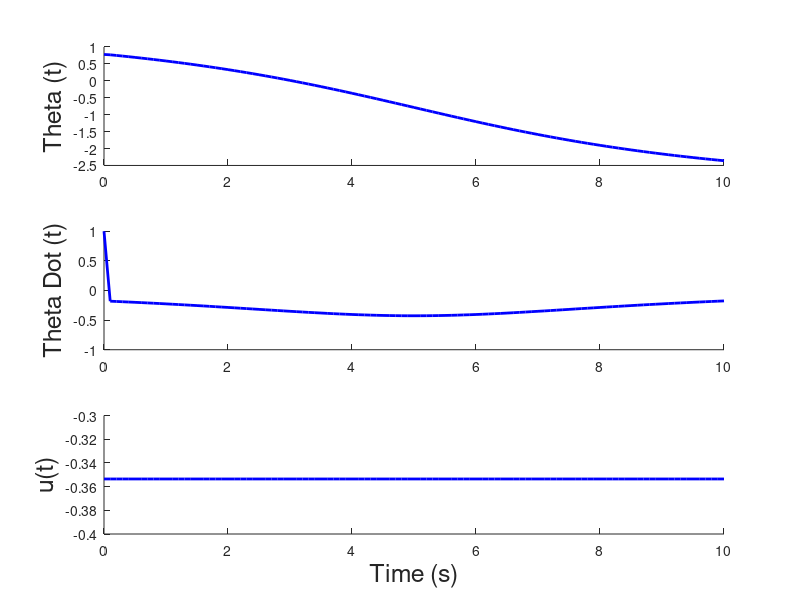
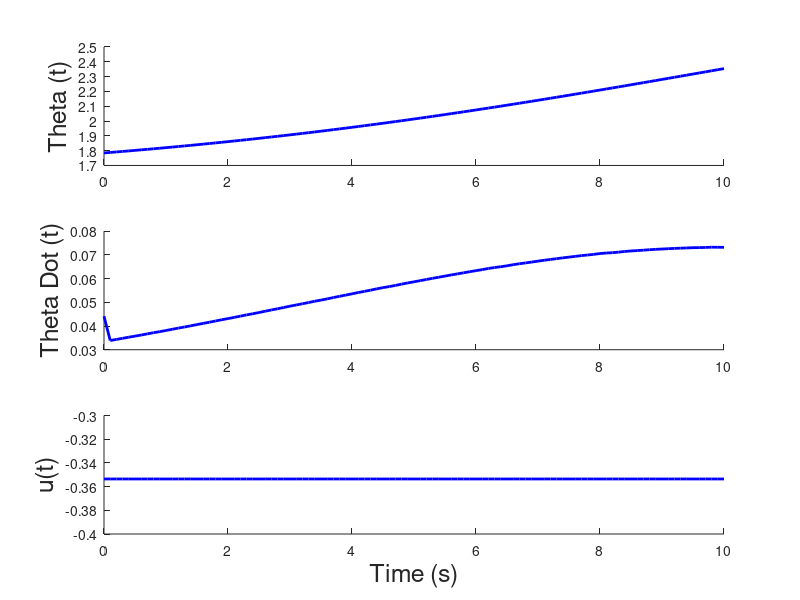
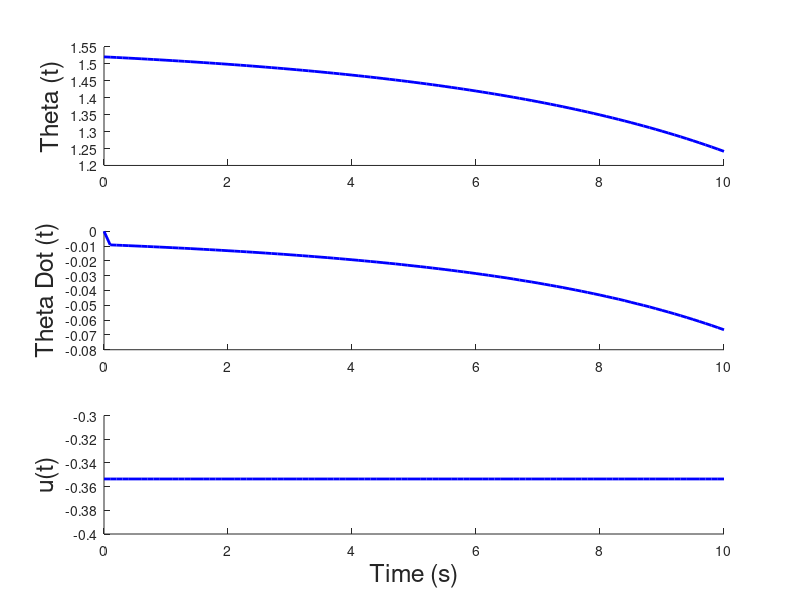

Write MATLAB code to recreate these figures, in order.
function nonlinear_sim()
    %% Initialize the simulation variables
    t0 = 0; % initial time
    dt = 0.1; % time step
    tf = 10.0; % final time
        
    % Set the control input functions
    % From 2.3d, T(t) = b*theta_dot - mgl*sin(t)
    g = 9.8;
    m = 1/9.8;
    l = 0.25;
    b = 1;
    u = @(t, x) b*0 - m*g*l*sin(pi/4);  
    
    % Set the starting points
    A = [0 1; sqrt(2)*9.8*(2*0.25) -9.8/(0.25^2)];
    [V, ~] = eig(A);
    x0_1 = V(:,2); % State associated with negative eigenvalue
    x0_2 = V(:,1); % State associated with positive eigenvalue
    x0_3 = [pi/4-0.05; 0]; % State associated with theta = pi/4 - 0.05, thetad = 0
    x0_list = [x0_1, x0_2, x0_3];
    
    for k = 1:size(x0_list,2)
        % Pull out the state
        x0 = x0_list(:,k);

        %% Simulate and plot the system using ode
        % Simulate the system
        [tvec, xvec] = matlabOde45(x0, t0, dt, tf, u);
        uvec = getControlVector(tvec, xvec, u);
        
        % Define the equilibrium states
        xeq = [pi/4; 0];
        ueq = b*0 - m*g*l*sin(pi/4);

        % Plot the resulting states
        figure;
        plotResults(tvec, xvec, uvec, xeq, ueq, 'b');
    end
end

function u_vec = getControlVector(tvec, xvec, u)
%getControlVector calculate the control vector over the specified time
%interval and state
%
% Inputs:
%   tvec: 1xm vector of time inputs
%   xvec: nxm matrix of states
%   u: function handle that takes time and state as inputs and outputs
%   the control input

    len = size(tvec, 2);
    u_vec = zeros(1, len);
    for k = 1:len
        u_vec(:,k) = u(tvec(k), xvec(:,k));
    end

end

function [tvec, xvec] = matlabOde45(x0, t0, dt, tf, u)
    %MatlabOde45 uses ODE 45 to simulate the state starting at x0 from time
    % t0 to tf
    %
    % Inputs:
    %   x0: nx1 initial state
    %   t0: scalar - initial time
    %   dt: scalar - time increment
    %   tf: scalar - final time
    %   u: function handle that takes time and state as inputs and outputs
    %   the control input
    %
    % Outputs:
    %   tvec: 1xm vector of times associated with the states
    %   xvec: nxm matrix of states where each column is a state at the
    %   associated time in tvec
    
    % Initialize the time
    t = t0:dt:tf;
    
    % Simulate the linear output
    [tvec, xvec] = ode45(@(t,x) nonlinear_xdot(x,u(t,x)), t, x0);
    
    % Transpose the outputs to get in the correct form
    tvec = tvec';
    xvec = xvec';    
end

function xdot = nonlinear_xdot(x, u)
    % Calculates the state dynamics using the 

    % Define the variables
    g = 9.8;
    m = 1/9.8;
    l = 0.25;
    b = 1;   
    
    % Pull out states
    theta = x(1);
    theta_dot = x(2);

    % Calculate theta double dot
    theta_ddot = g/l * sin(theta) - b/(m*l^2) * theta_dot + u/(m*l^2);

    % Build and transpose xdot
    xdot = [theta_dot, theta_ddot]';

end

function plotResults(tvec, xvec, uvec, xeq, ueq, color)
   
    % Build the actual state
    real_state = xvec + xeq;
    real_input = uvec + ueq;
    
    % xvec(:,2)
    % real_state(:,2)

    % uvec(:,2)
    % real_input(:,2)
    
    % Plot variables
    fontsize = 18;
    linewidth = 2;
    
    % Plot the resulting states
    subplot(3,1,1); hold on;
    plot(tvec, real_state(1,:), color, 'linewidth', linewidth);
    ylabel('Theta (t)', 'fontsize', fontsize);
    
    subplot(3,1,2); hold on;
    plot(tvec, real_state(2,:), color, 'linewidth', linewidth);
    ylabel('Theta Dot (t)', 'fontsize', fontsize);
    
    subplot(3,1,3); hold on;
    plot(tvec, real_input, color, 'linewidth', linewidth);
    ylabel('u(t)', 'fontsize', fontsize);
    xlabel('Time (s)', 'fontsize', fontsize);
end

